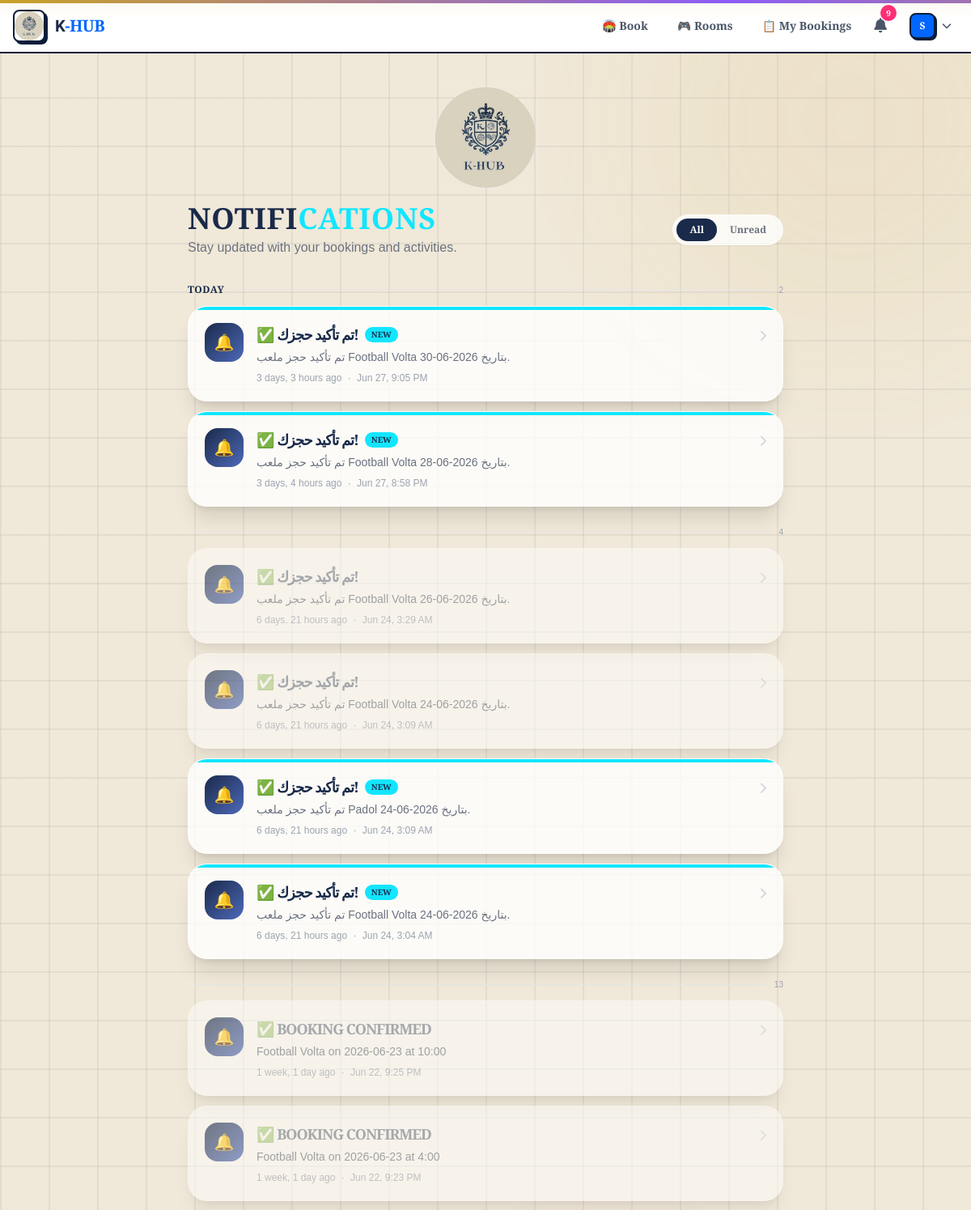
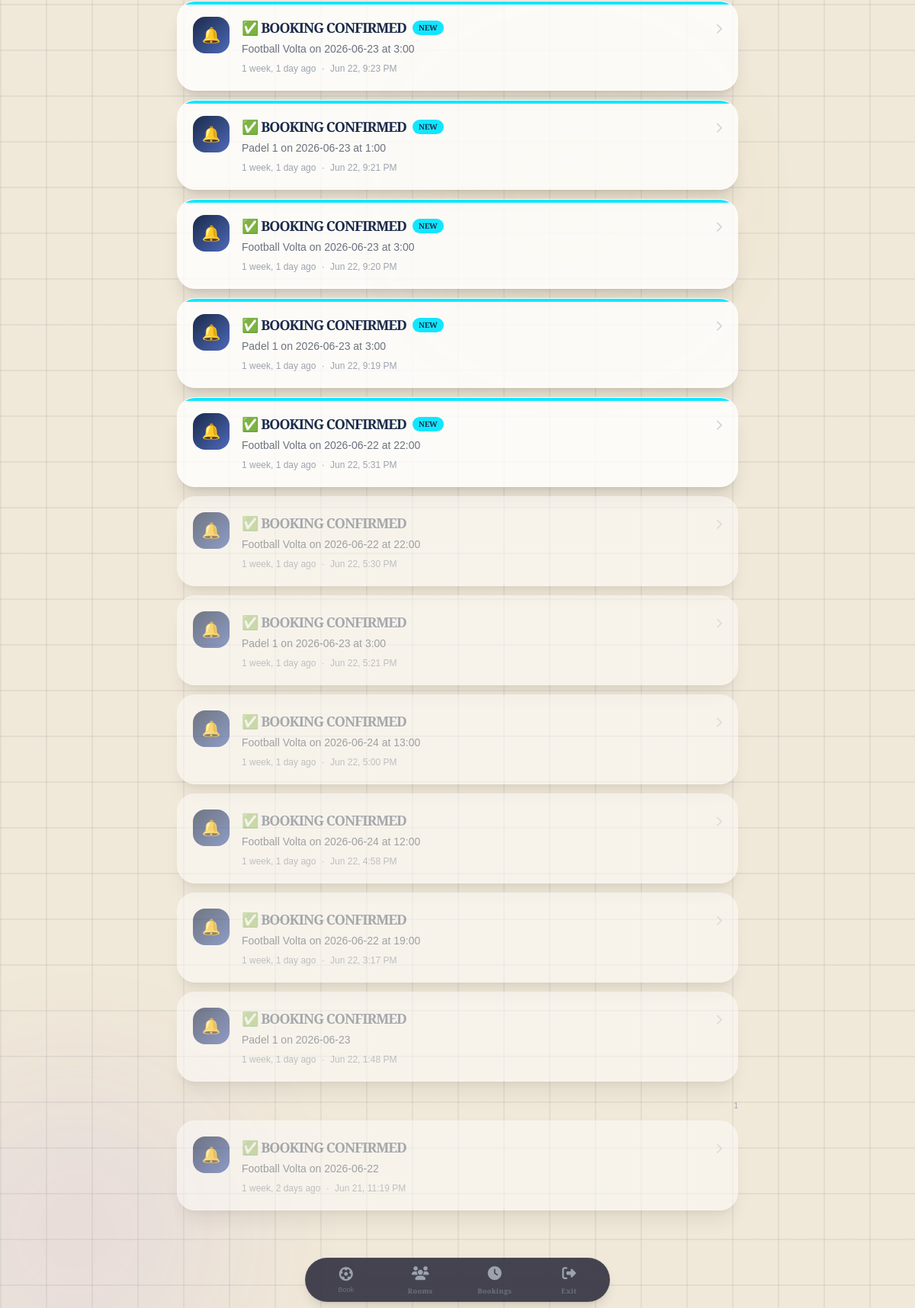
Screenshot of /notifications/ (signed in) with the database file from the repository (2 pictures, top to bottom).
### accounts/models.py (models this page shows, shortened)
class User(AbstractBaseUser, PermissionsMixin):
    ROLE_CHOICES = [
        ('PLAYER', 'Player'),
        ('VENUE_OWNER', 'Venue Owner'),
        ('ADMIN', 'Admin'),
    ]
    email = models.EmailField(unique=True, db_index=True)
    username = models.CharField(max_length=50, unique=True, null=True, blank=True)
    role = models.CharField(max_length=20, choices=ROLE_CHOICES, default='PLAYER')
    is_active = models.BooleanField(default=True)
    is_staff = models.BooleanField(default=False)
    date_joined = models.DateTimeField(default=timezone.now)
    objects = UserManager()
    USERNAME_FIELD = 'email'
    REQUIRED_FIELDS = []
    class Meta:
        indexes = [
            models.Index(fields=['email']),
            models.Index(fields=['role']),
        ]
    @property
    def is_player(self):
        return self.role == 'PLAYER'

### notifications/models.py (models this page shows, shortened)
class Notification(models.Model):
    user = models.ForeignKey(settings.AUTH_USER_MODEL, on_delete=models.CASCADE, related_name='notifications')
    title = models.CharField(max_length=200)
    message = models.TextField()
    url = models.CharField(max_length=500, blank=True)
    is_read = models.BooleanField(default=False)
    created_at = models.DateTimeField(auto_now_add=True)
    class Meta:
        ordering = ['-created_at']

### notifications/views.py (the view)
# urls.py: path('', views.notification_list, name='list'),
@login_required
def notification_list(request):
    notifications = Notification.objects.filter(user=request.user)[:50]
    return render(request, 'notifications/list.html', {'notifications': notifications})

### notifications/context_processors.py (called while the page is built)
def unread_count(request):
    if request.user.is_authenticated:
        count = Notification.objects.filter(user=request.user, is_read=False).count()
        return {'unread_notifications_count': count}
    return {'unread_notifications_count': 0}

### notifications/templates/notifications/list.html (shortened to what this page needs)
{% extends 'base.html' %}
{% load static %}
{% block content %}
<div class="animate-fade-up max-w-3xl mx-auto px-4">
    <div class="mb-8">
        <div class="flex flex-col sm:flex-row sm:items-center sm:justify-between gap-4">
            <div>
                <h1 class="text-4xl font-black tracking-wide text-[#1A2A4A]">
                    NOTIFI<span class="text-[#12E6FF]">CATIONS</span>
                </h1>
                <p class="text-gray-500 mt-1">
                    Stay updated with your bookings and activities.
                </p>
            </div>
            <div class="flex items-center gap-3">
                <div class="flex rounded-full bg-white/80 backdrop-blur border border-white/40 shadow-sm p-1">
                    <button id="filter-all" class="filter-btn px-4 py-1.5 rounded-full text-xs font-semibold bg-[#1A2A4A] text-white transition">All</button>
                    <button id="filter-unread" class="filter-btn px-4 py-1.5 rounded-full text-xs font-semibold text-gray-500 hover:text-[#1A2A4A] transition">Unread</button>
                </div>
            </div>
        </div>
    </div>
    {% if notifications %}
        {% regroup notifications by created_at|date:"Y-m-d" as day_groups %}
        {% for group in day_groups %}
            <div class="mb-6">
                <div class="flex items-center gap-2 mb-3">
                    <span class="text-xs font-bold text-[#1A2A4A] uppercase tracking-wider">
                        {% if forloop.first %}Today{% else %}{{ group.grouper|date:"l, M d" }}{% endif %}
                    </span>
                    <span class="flex-1 h-px bg-gray-200"></span>
                    <span class="text-[10px] text-gray-400">{{ group.list|length }}</span>
                </div>
                <div class="space-y-3">
                    {% for n in group.list %}
                        <a href="{% url 'notifications:read' n.id %}"
                           class="notification-item rounded-3xl bg-white/80 backdrop-blur-xl border border-white/40 shadow-xl p-5 flex items-start gap-4 hover:-translate-y-1 hover:shadow-2xl transition-all duration-300 overflow-hidden relative {% if n.is_read %}opacity-60{% endif %}"
                           data-read="{% if n.is_read %}read{% else %}unread{% endif %}">
                            {% if not n.is_read %}
                                <div class="absolute top-0 left-0 w-full h-1 rounded-t-3xl bg-[#12E6FF]"></div>
                            {% endif %}
                            <div class="w-12 h-12 rounded-2xl bg-gradient-to-br from-[#1A2A4A] to-[#4e69ba] text-white flex items-center justify-center text-xl flex-shrink-0">
                                {% if n.notification_type == 'booking' %}
                                    📅
                                {% elif n.notification_type == 'team' %}
                                    👥
                                {% elif n.notification_type == 'payment' %}
                                    💳
                                {% elif n.notification_type == 'cancel' %}
                                    ❌
                                {% elif n.notification_type == 'match' %}
                                    🏆
                                {% else %}
                                    🔔
                                {% endif %}
                            </div>
                            <div class="flex-1 min-w-0">
                                <div class="flex items-center gap-2 flex-wrap">
                                    <h3 class="text-lg font-bold text-[#1A2A4A] {% if n.is_read %}opacity-60{% endif %}">
                                        {{ n.title }}
                                    </h3>
                                    {% if not n.is_read %}
                                        <span class="px-2 py-0.5 rounded-full bg-[#12E6FF] text-[#1A2A4A] text-[10px] font-bold">
                                            NEW
                                        </span>
                                    {% endif %}
                                </div>
                                <p class="text-sm text-gray-500 mt-1">{{ n.message }}</p>
                                <p class="text-xs text-gray-400 mt-2">
                                    {{ n.created_at|timesince }} ago
                                    <span class="mx-1">·</span>
                                    {{ n.created_at|date:"M d, g:i A" }}
                                </p>
                            </div>
                            <div class="text-gray-300 text-xl flex-shrink-0">
                                <i class="fas fa-chevron-right text-sm"></i>
                            </div>
                        </a>
                    {% endfor %}
                </div>
            </div>
        {% endfor %}
    {% endif %}
</div>
{% endblock %}

### templates/navbar.html (shortened to what this page needs)
{% load static %}
<nav class="hidden md:block bg-white border-b-2 border-[#0B1D3A] sticky top-0 z-50">
    <div class="container mx-auto px-4 max-w-7xl">
        <div class="flex items-center justify-between h-16">
            <a href="/" class="flex items-center gap-3">
                <img src="{% static 'img/logo.png' %}" alt="K-HUB" class="w-10 h-10 rounded-lg border-2 border-[#0B1D3A] shadow-[3px_3px_0px_#0B1D3A] object-contain bg-white">
                <span class="text-xl font-black tracking-tight" style="font-family: 'Orbitron', sans-serif;">
                    K<span style="color: #0066FF;">-HUB</span>
                </span>
            </a>
            {% if user.is_authenticated %}
            <div class="flex items-center gap-1">
                {% if user.is_player %}
                    <a href="{% url 'booking:browse_fields' %}" class="px-4 py-2 text-sm font-bold text-[#4A5568] hover:text-[#0066FF] hover:bg-[#F5F0E5] rounded-lg transition">
                        🏟️ Book
                    </a>
                    <a href="{% url 'teams:room_list' %}" class="px-4 py-2 text-sm font-bold text-[#4A5568] hover:text-[#0066FF] hover:bg-[#F5F0E5] rounded-lg transition">
                        🎮 Rooms
                    </a>
                    <a href="{% url 'booking:history' %}" class="px-4 py-2 text-sm font-bold text-[#4A5568] hover:text-[#0066FF] hover:bg-[#F5F0E5] rounded-lg transition">
                        📋 My Bookings
                    </a>
                {% endif %}
                <a href="{% url 'notifications:list' %}" class="relative p-2 text-[#4A5568] hover:text-[#0066FF] transition">
                    <i class="fas fa-bell text-lg"></i>
                    <span id="notifBadge" class="absolute -top-1 -right-1 w-5 h-5 bg-[#FF2D78] rounded-full text-[10px] flex items-center justify-center font-bold text-white hidden">
                    </span>
                </a>
                <div class="relative ml-2">
                    <button onclick="document.getElementById('userDropdown').classList.toggle('hidden')" class="flex items-center gap-2 p-2 hover:bg-[#F5F0E5] rounded-lg transition">
                        <div class="w-8 h-8 rounded-lg bg-[#0066FF] flex items-center justify-center text-white font-bold text-xs border-2 border-[#0B1D3A] shadow-[2px_2px_0px_#0B1D3A]">
                            {{ user.username|first|upper }}
                        </div>
                        <i class="fas fa-chevron-down text-xs text-[#4A5568]"></i>
                    </button>
                </div>
            </div>
{% else %}
<div class="flex items-center gap-3">
    <a href="{% url 'accounts:login' %}" class="btn-outline text-xs py-2 px-4">Sign In</a>
    <a href="{% url 'accounts:register_player' %}" class="btn-chrome text-xs py-2 px-4">Get Started</a>
</div>
{% endif %}
        </div>
    </div>
</nav>

### templates/base.html (style rules this page uses)
:root { --chrome: #C9A227; --navy: #1A2A4A; --beige: #F0E8D8; --white: #F0E8D8; --pink: #C9A227; --purple: #8B5CF6; --border: #1A2A4A; --gold: #C9A227; --text-light: #F0E8D8; --text-dark: #1A2A4A; }
* { font-family: 'Cinzel', sans-serif; }
h1, h2, h3 { font-family: 'Cinzel', sans-serif; font-weight: 800; text-transform: uppercase; letter-spacing: -1px; }
body { background: var(--beige); color: var(--navy); min-height: 100vh; font-weight: 500; overflow-x: hidden; }
body::before { content: ''; position: fixed; inset: 0; background-image: linear-gradient(rgba(26,42,74,0.06) 2px, transparent 2px), linear-gradient(90deg, rgba(26,42,74,0.06) 2px, transparent 2px); background-size: 60px 60px; animation: gridMove 20s linear infinite; pointer-events: none; z-index: 0; }
body::after { content: ''; position: fixed; top: 0; left: 0; right: 0; height: 4px; background: linear-gradient(90deg, var(--chrome), var(--purple), var(--pink), var(--gold), var(--chrome)); background-size: 300% 100%; animation: chromeSlide 2s linear infinite; z-index: 100; box-shadow: 0 0 20px rgba(201,162,39,0.3); }
.animate-fade-up { animation: fadeUp 0.4s cubic-bezier(0.4, 0, 0.2, 1) forwards; }

### rows the page displays
User: username|first "S"
Notification: is_read False (drawn), title "✅ تم تأكيد حجزك!", message "تم تأكيد حجز ملعب Football Volta بتاريخ 2026-06-30.", created_at "3 days, 3 hours", created_at "Jun 27, 9:05 PM"
Notification: is_read False (drawn), title "✅ تم تأكيد حجزك!", message "تم تأكيد حجز ملعب Football Volta بتاريخ 2026-06-28.", created_at "3 days, 4 hours", created_at "Jun 27, 8:58 PM"
Notification: title "✅ تم تأكيد حجزك!", message "تم تأكيد حجز ملعب Football Volta بتاريخ 2026-06-26.", created_at "6 days, 21 hours", created_at "Jun 24, 3:29 AM"
Notification: title "✅ تم تأكيد حجزك!", message "تم تأكيد حجز ملعب Football Volta بتاريخ 2026-06-24.", created_at "6 days, 21 hours", created_at "Jun 24, 3:09 AM"
Notification: is_read False (drawn), title "✅ تم تأكيد حجزك!", message "تم تأكيد حجز ملعب Padol بتاريخ 2026-06-24.", created_at "6 days, 21 hours", created_at "Jun 24, 3:09 AM"
Notification: is_read False (drawn), title "✅ تم تأكيد حجزك!", message "تم تأكيد حجز ملعب Football Volta بتاريخ 2026-06-24.", created_at "6 days, 21 hours", created_at "Jun 24, 3:04 AM"
Notification: title "✅ BOOKING CONFIRMED", message "Football Volta on 2026-06-23 at 10:00", created_at "1 week, 1 day", created_at "Jun 22, 9:25 PM"
Notification: title "✅ BOOKING CONFIRMED", message "Football Volta on 2026-06-23 at 4:00", created_at "1 week, 1 day", created_at "Jun 22, 9:23 PM"
Notification: is_read False (drawn), title "✅ BOOKING CONFIRMED", message "Football Volta on 2026-06-23 at 3:00", created_at "1 week, 1 day", created_at "Jun 22, 9:23 PM"
Notification: is_read False (drawn), title "✅ BOOKING CONFIRMED", message "Padel 1 on 2026-06-23 at 1:00", created_at "1 week, 1 day", created_at "Jun 22, 9:21 PM"
Notification: is_read False (drawn), title "✅ BOOKING CONFIRMED", message "Football Volta on 2026-06-23 at 3:00", created_at "1 week, 1 day", created_at "Jun 22, 9:20 PM"
Notification: is_read False (drawn), title "✅ BOOKING CONFIRMED", message "Padel 1 on 2026-06-23 at 3:00", created_at "1 week, 1 day", created_at "Jun 22, 9:19 PM"
Notification: is_read False (drawn), title "✅ BOOKING CONFIRMED", message "Football Volta on 2026-06-22 at 22:00", created_at "1 week, 1 day", created_at "Jun 22, 5:31 PM"
Notification: title "✅ BOOKING CONFIRMED", message "Football Volta on 2026-06-22 at 22:00", created_at "1 week, 1 day", created_at "Jun 22, 5:30 PM"
Notification: title "✅ BOOKING CONFIRMED", message "Padel 1 on 2026-06-23 at 3:00", created_at "1 week, 1 day", created_at "Jun 22, 5:21 PM"
Notification: title "✅ BOOKING CONFIRMED", message "Football Volta on 2026-06-24 at 13:00", created_at "1 week, 1 day", created_at "Jun 22, 5:00 PM"
Notification: title "✅ BOOKING CONFIRMED", message "Football Volta on 2026-06-24 at 12:00", created_at "1 week, 1 day", created_at "Jun 22, 4:58 PM"
Notification: title "✅ BOOKING CONFIRMED", message "Football Volta on 2026-06-22 at 19:00", created_at "1 week, 1 day", created_at "Jun 22, 3:17 PM"
Notification: title "✅ BOOKING CONFIRMED", message "Padel 1 on 2026-06-23", created_at "1 week, 1 day", created_at "Jun 22, 1:48 PM"
Notification: title "✅ BOOKING CONFIRMED", message "Football Volta on 2026-06-22", created_at "1 week, 2 days", created_at "Jun 21, 11:19 PM"

### other values shown
{{ group.list|length }} "2" "4" "13" "1"
